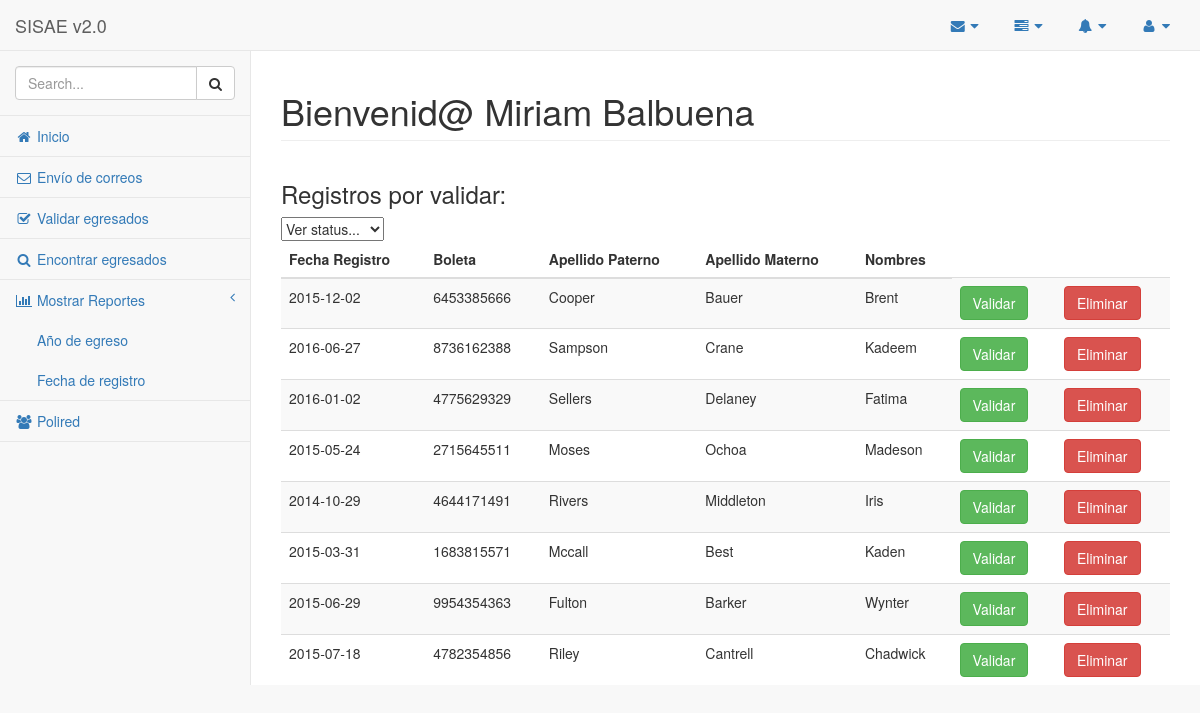
/unidad/validar (signed in), run on an earlier commit of the app's database.
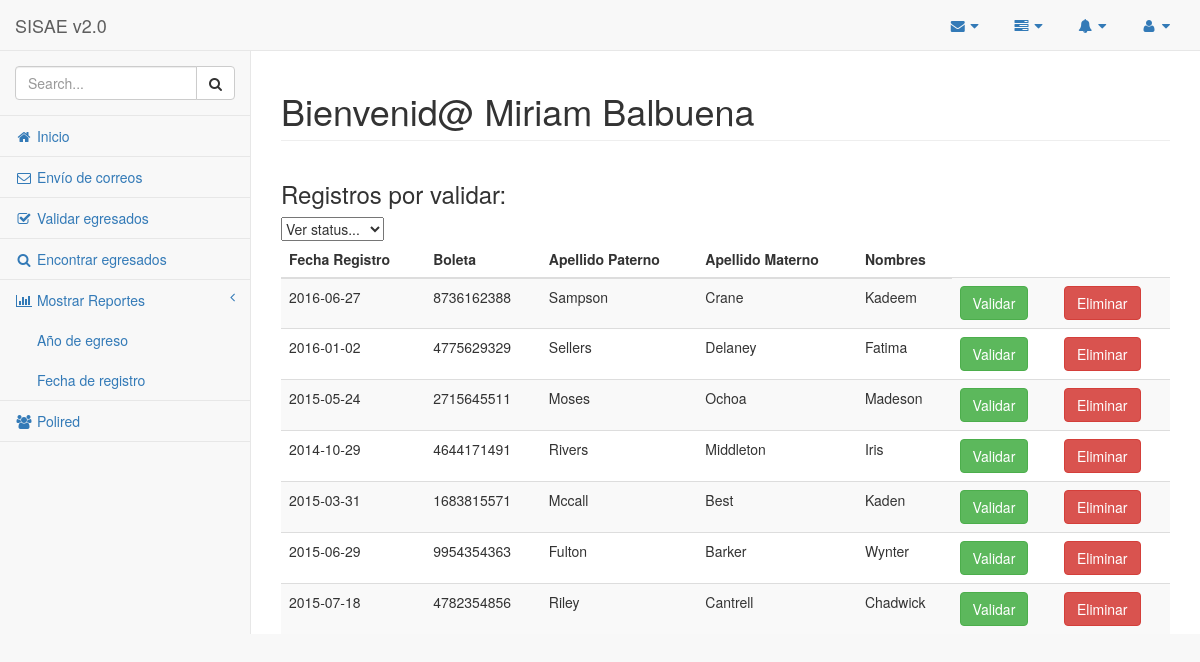
And on a later commit of the database.
### tables this page shows
CREATE TABLE `egre_datos_acads_ipn` (
  `ID_DATO_ACAD_IPN` int(10) NOT NULL,
  `ID_MOTIVO_INTERRUPCION` int(10) DEFAULT NULL,
  `ID_ESTATUS_EGRE` int(10) DEFAULT NULL,
  `ID_MOTIVO_NOTITULACION` int(10) DEFAULT NULL,
  `ID_FORMA_TITULACION` int(10) DEFAULT NULL,
  `ID_CARRERA` int(10) DEFAULT NULL,
  `ID_EGRESADO` int(10) DEFAULT NULL,
  `ID_UNIDAD_RESPONSABLE` int(4) DEFAULT NULL COMMENT 'PK de la tabla, consecutivo numerico, sin significado de negocio.',
  `ANIO_INGRESO` date DEFAULT NULL,
  `ANIO_EGRESO` date DEFAULT NULL,
  `BOLETA` varchar(12) DEFAULT NULL,
  `PROMEDIO` float DEFAULT NULL,
  `VALIDADO_ECU` int(1) DEFAULT NULL,
  `FECHA_REGISTRO` date DEFAULT NULL,
  PRIMARY KEY (`ID_DATO_ACAD_IPN`)
);

CREATE TABLE `egre_egresados` (
  `ID_EGRESADO` int(10) NOT NULL AUTO_INCREMENT,
  `AP_PATERNO` varchar(50) DEFAULT NULL,
  `AP_MATERNO` varchar(50) DEFAULT NULL,
  `NOMBRE` varchar(50) DEFAULT NULL,
  `CURP` varchar(18) DEFAULT NULL,
  `ID_GENERO` int(2) DEFAULT NULL COMMENT 'PK de la tabla, consecutivo numerico, sin significado de negocio.',
  `ID_ESTADO_CIVIL` int(1) DEFAULT NULL COMMENT 'PK de la tabla, consecutivo numerico, sin significado de negocio.',
  `ID_GENTILICIO` int(6) DEFAULT NULL COMMENT 'Identificador unico, sin significado de negocio.',
  `RESIDE_MEXICO` int(1) DEFAULT NULL,
  `ID_ESTADO_NAC` int(2) DEFAULT NULL,
  `ID_USUARIO` int(10) DEFAULT NULL,
  `FECHA_REGISTRO` date DEFAULT NULL,
  PRIMARY KEY (`ID_EGRESADO`)
);

### controller/UnidadController.class.php (called while the page is built, shortened)
<?php
class UnidadController extends _BaseController {
    public function validar ($status = 0){
        $dao = DAOFactory::getEgreDatosAcadsIpnDAO();
        $responsable = unserialize($_SESSION[RESPONSABLE]);
        $registros = $dao->queryNoValidados($responsable->idUnidadResponsable, $status);
        include_once 'templates/unidad.php';
    }
}

### util/SimpleFrontController.class.php (called while the page is built, shortened)
<?php
class SimpleFrontController {
  protected $controller = self::DEFAULT_CONTROLLER;
  protected $action = self::DEFAULT_ACTION;
  protected $params = array();
  public function setController($controller) {
    $controller = ucfirst(strtolower($controller)) . "Controller";
    if (class_exists($controller)) {
      $this->controller = $controller;
    }
    return $this;
  }
  public function setAction($action) {
    $reflector = new ReflectionClass($this->controller);
    if ($reflector->hasMethod($action)) {
      $this->action = $action;
    }
    return $this;
  }
  public function run() {
    @call_user_func_array(array(new $this->controller, $this->action), $this->params);
  }
}

### index.php (called while the page is built, shortened)
<?php
require_once './autoload.php';
$controller = new SimpleFrontController();
$controller->run();
?>

### autoload.php (called while the page is built, shortened)
<?php
$paths = array(
    'util/',
    'model/core/',
    'model/dao/',
    'model/dto/',
    'model/mysql/',
    'model/mysql/ext/',
    'model/sql/',
    'controller/',
);
function autoload($class) {
  global $paths;
  $root = __DIR__;
  foreach ($paths as $path) {
    $file = $root . "/" . $path . $class . '.class.php';
    if (file_exists($file)) {
      return;
    }
  }
}

### model/dao/DAOFactory.class.php (called while the page is built, shortened)
<?php
class DAOFactory{
	public static function getEgreDatosAcadsIpnDAO(){
		return new EgreDatosAcadsIpnMySqlExtDAO();
	}
}
?>

### model/mysql/ext/EgreDatosAcadsIpnMySqlExtDAO.class.php (called while the page is built)
<?php
class EgreDatosAcadsIpnMySqlExtDAO extends EgreDatosAcadsIpnMySqlDAO{
	public function queryNoValidados($idUnidadResponsable = 0, $status = 0){
        if ($idUnidadResponsable == 0){
            $sql = 'SELECT d.ID_DATO_ACAD_IPN, e.FECHA_REGISTRO, d.BOLETA, e.AP_PATERNO, e.AP_MATERNO, e.NOMBRE
                    FROM egre_egresados e, egre_datos_acads_ipn d
                    WHERE e.ID_EGRESADO = d.ID_EGRESADO
                    AND d.VALIDADO_ECU IN (0, 1)';
            $sqlQuery = new SqlQuery($sql);
        }else{
            $sql = 'SELECT d.ID_DATO_ACAD_IPN, e.FECHA_REGISTRO, d.BOLETA, e.AP_PATERNO, e.AP_MATERNO, e.NOMBRE
                    FROM egre_egresados e, egre_datos_acads_ipn d
                    WHERE e.ID_EGRESADO = d.ID_EGRESADO
                    AND d.VALIDADO_ECU = ?
                    AND d.ID_UNIDAD_RESPONSABLE = ?';
            $sqlQuery = new SqlQuery($sql);
            $sqlQuery->setNumber($status);
            $sqlQuery->setNumber($idUnidadResponsable);
        }
        return QueryExecutor::execute($sqlQuery);
    }
}
?>

### model/sql/QueryExecutor.class.php (called while the page is built, shortened)
<?php
class QueryExecutor{
	public static function execute($sqlQuery){
		$transaction = Transaction::getCurrentTransaction();
		if(!$transaction){
			$connection = new Connection();
		}else{
			$connection = $transaction->getConnection();
		}
		$query = $sqlQuery->getQuery();
                $connection->executeQuery('SET NAMES utf8');
		$result = $connection->executeQuery($query);
		$i=0;
		$tab = array();
		while ($row = mysql_fetch_array($result)){
			$tab[$i++] = $row;
		}
		return $tab;
	}
}
?>

### model/sql/ConnectionProperty.class.php (called while the page is built, shortened)
<?php
class ConnectionProperty{
	private static $database = 'sisae';
	public static function getDatabase(){
		return ConnectionProperty::$database;
	}
}
?>

### model/sql/ConnectionFactory.class.php (called while the page is built, shortened)
<?php
class ConnectionFactory{
	static public function getConnection(){
		$conn = mysql_connect(ConnectionProperty::getHost(), ConnectionProperty::getUser(), ConnectionProperty::getPassword());
		return $conn;
	}
}
?>

### model/sql/SqlQuery.class.php (called while the page is built, shortened)
<?php
class SqlQuery{
	var $txt;
	var $params = array();
	var $idx = 0;
	function SqlQuery($txt){
		$this->txt = $txt;
	}
	public function setNumber($value){
		$this->params[$this->idx++] = "'".$value."'";
	}
	public function getQuery(){
		$p = explode("?", $this->txt);
		$sql = '';
		for($i=0;$i<=$this->idx;$i++){
			if($i>=count($this->params)){
				$sql .= $p[$i];
			}else{
                            if("null"===$this->params[$i]){
                                $columnName = $this->getColumnName($p[$i]);
                                if(isset($columnName)){
                                    $sql .= $columnName."is ".$this->params[$i];
                                }else{
                                    $sql .= $p[$i].$this->params[$i];
                                }
                            }else{
                                $sql .= $p[$i].$this->params[$i];
                            }
			}
		}
		return $sql;
	}
}
?>

### model/sql/Connection.class.php (called while the page is built, shortened)
<?php
class Connection{
	private $connection;
	public function Connection(){
		$this->connection = ConnectionFactory::getConnection();
	}
	public function executeQuery($sql){
		return mysql_query($sql, $this->connection);
	}
}
?>

### view/unidad/verEgresadosStatus.php (the view, shortened to what this page needs)
<div class="row">
    <div class="col-lg-12">
        <h1 class="page-header">Bienvenid@ <span> <?php print $responsable->nombre;?></span></h1>
    </div>
</div>
<h3> Registros por validar: </h3>
<select onChange="window.location.replace(this.options[this.selectedIndex].value)">
    <option value="">Ver status...</option>
    </select>
<table class="table table-striped table-responsive table-hover">
    <thead>
    <th>Fecha Registro</th><th>Boleta</th><th>Apellido Paterno</th><th>Apellido Materno</th><th>Nombres</th>
    </thead>
    <tbody>
        <?php
        $id = 0;
        foreach ($registros as $registro){
            $id++;
            print '<tr id="fila_'.$id.'">';
            print '<td>';
            print $registro['FECHA_REGISTRO'];
            print '</td>';
            print '<td>';
            print $registro['BOLETA'];
            print '</td>';
            print '<td>';
            print $registro['AP_PATERNO'];
            print '</td>';
            print '<td>';
            print $registro['AP_MATERNO'];
            print '</td>';
            print '<td>';
            print $registro['NOMBRE'];
            print '</td>';
            print '<td>';
            print '<button type="button" class="btn btn-success" onclick="cambiaStatus('.$registro['ID_DATO_ACAD_IPN'].',4,'.$id.')">Validar</button>';
            print '</td>';
            print '<td>';
            print '<button type="button" class="btn btn-danger" onclick="cambiaStatus('.$registro['ID_DATO_ACAD_IPN'].',3, '.$id.')">Eliminar</button>';
            print '</td>';
            print '</tr>';
        }
        ?>
    </tbody>
</table>

### templates/unidad.php (shortened to what this page needs)
<!DOCTYPE html>
<html lang="en">
    <head>
        <link href="bower_components/bootstrap/dist/css/bootstrap.min.css" rel="stylesheet">
        <link href="bower_components/metisMenu/dist/metisMenu.min.css" rel="stylesheet">
        <link href="css/timeline.css" rel="stylesheet">
        <link href="css/sb-admin-2.css" rel="stylesheet">
        <link href="bower_components/morrisjs/morris.css" rel="stylesheet">
        <link href="bower_components/font-awesome/css/font-awesome.min.css" rel="stylesheet" type="text/css">
    </head>
    <body>
        <div id="wrapper">
            <nav class="navbar navbar-default navbar-static-top" role="navigation" style="margin-bottom: 0">
                <div class="navbar-header">
                    <a class="navbar-brand" href="index.html">SISAE v2.0</a>
                </div>
                <ul class="nav navbar-top-links navbar-right">
                    <li class="dropdown">
                        <a class="dropdown-toggle" data-toggle="dropdown" href="#">
                            <i class="fa fa-envelope fa-fw"></i>  <i class="fa fa-caret-down"></i>
                        </a>
                    </li>
                    <li class="dropdown">
                        <a class="dropdown-toggle" data-toggle="dropdown" href="#">
                            <i class="fa fa-tasks fa-fw"></i>  <i class="fa fa-caret-down"></i>
                        </a>
                    </li>
                    <li class="dropdown">
                        <a class="dropdown-toggle" data-toggle="dropdown" href="#">
                            <i class="fa fa-bell fa-fw"></i>  <i class="fa fa-caret-down"></i>
                        </a>
                    </li>
                    <li class="dropdown">
                        <a class="dropdown-toggle" data-toggle="dropdown" href="#">
                            <i class="fa fa-user fa-fw"></i>  <i class="fa fa-caret-down"></i>
                        </a>
                    </li>
                </ul>
                <div class="navbar-default sidebar" role="navigation">
                    <div class="sidebar-nav navbar-collapse">
                        <ul class="nav" id="side-menu">
                            <li class="sidebar-search">
                                <div class="input-group custom-search-form">
                                    <input type="text" class="form-control" placeholder="Search...">
                                    <span class="input-group-btn">
                                        <button class="btn btn-default" type="button">
                                            <i class="fa fa-search"></i>
                                        </button>
                                    </span>
                                </div>
                            </li>
                            <li>
                                <a href="unidad/"><i class="fa fa-home fa-fw"></i> Inicio </a>
                            </li>
                            <li>
                                <a href="unidad/envio"><i class="fa fa-envelope-o fa-fw"></i> Envío de correos</a>
                            </li>
                            <li>
                                <a href="unidad/validar"><i class="fa fa-check-square-o fa-fw"></i> Validar egresados </a>
                            </li>
                            <li>
                                <a href="unidad/encontrar"><i class="fa fa-search fa-fw"></i> Encontrar egresados </a>
                            </li>
                            <li>
                                <a><i class="fa fa-bar-chart-o fa-fw"></i> Mostrar Reportes <span class="fa arrow"></span></a>
                                <ul class="nav nav-second-level">
                                    <li>
                                        <a href="reportes/anioEgreso">Año de egreso </a>
                                    </li>
                                    <li>
                                        <a href="reportes/fechaRegistro">Fecha de registro</a>
                                    </li>
                                </ul>
                            </li>
                            <li>
                                <a href="forms.html"><i class="fa fa-users fa-fw"></i> Polired </a>
                            </li>
                        </ul>
                    </div>
                </div>
            </nav>
            <div id="page-wrapper">
                <?php include $_SESSION[VISTA];?>
            </div>
        </div>
    </body>
</html>

### css/sb-admin-2.css (style rules this page uses)
body { background-color: #f8f8f8; }
#wrapper { width: 100%; }
#page-wrapper { padding: 0 15px; min-height: 568px; background-color: #fff; }
@media (min-width:768px) { #page-wrapper { position: inherit; margin: 0 0 0 250px; padding: 0 30px; border-left: 1px solid #e7e7e7; } }
.navbar-top-links { margin-right: 0; }
.navbar-top-links li { display: inline-block; }
.navbar-top-links li:last-child { margin-right: 15px; }
.navbar-top-links li a { padding: 15px; min-height: 50px; }
.sidebar .sidebar-nav.navbar-collapse { padding-right: 0; padding-left: 0; }
.sidebar .sidebar-search { padding: 15px; }
.sidebar ul li { border-bottom: 1px solid #e7e7e7; }
.sidebar .arrow { float: right; }
.sidebar .fa.arrow:before { content: "\f104"; }
.sidebar .nav-second-level li, .sidebar .nav-third-level li { border-bottom: 0!important; }
.sidebar .nav-second-level li a { padding-left: 37px; }
@media (min-width:768px) { .sidebar { z-index: 1; position: absolute; width: 250px; margin-top: 51px; } }

What changed in the data, as far as the page shows it:
no longer on this page (row edited): egre_datos_acads_ipn: ID_EGRESADO.FECHA_REGISTRO "2015-12-02", BOLETA "6453385666", ID_EGRESADO.AP_PATERNO "Cooper", ID_EGRESADO.AP_MATERNO "Bauer", ID_EGRESADO.NOMBRE "Brent"
